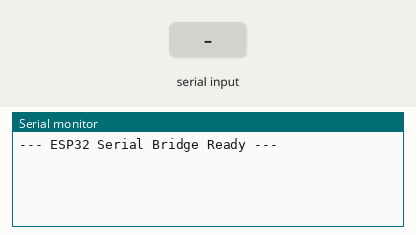
This sketch was run on a simulated ESP32. Shown: the last lines printed to the serial monitor. The test bench sets the inputs (shaded band).

Above: at 1.2 s.
1.3 s: "1" received over the second serial link
At 2.1 s:
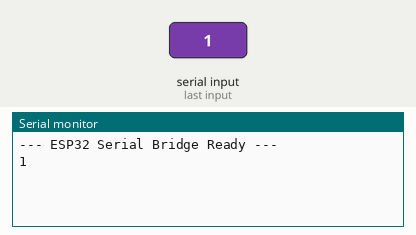
2.8 s: "0" received over the second serial link
At 3.3 s:
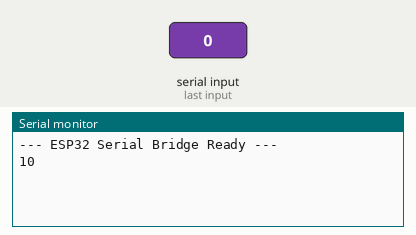

The sketch:

TEST_A7680C.ino
```cpp
// กำหนดพินที่ใช้ต่อกับโมดูล A76XX (ปรับเปลี่ยนขาให้ตรงกับวงจรจริงที่ต่ออยู่)
#define RXD2 16  // ขา RX2 ของ ESP32 -> ต่อเข้าขา TX/TXD ของโมดูล A76XX
#define TXD2 17  // ขา TX2 ของ ESP32 -> ต่อเข้าขา RX/RXD ของโมดูล A76XX

void setup() {
  Serial.begin(115200);                          // สื่อสารกับ Serial Monitor บน PC
  Serial2.begin(115200, SERIAL_8N1, RXD2, TXD2); // สื่อสารกับโมดูล A76XX

  Serial.println("\n--- ESP32 Serial Bridge Ready ---");
  #define PWRKEY_PIN 23  // ขา GPIO ที่ต่อเข้ากับ PWRKEY ของโมดูล

// ปรับการเปิดเครื่องให้สมบูรณ์ขึ้น
  //pinMode(PWRKEY_PIN, OUTPUT);
  //digitalWrite(PWRKEY_PIN, LOW);   // ดึง PWRKEY ลง GND เพื่อสั่งเปิด
  //delay(1500);                     // ค้างไว้ 1.5 วินาที
  //pinMode(PWRKEY_PIN, INPUT);      // ปลดขาลอยคืนสภาพปกติ (แทนการสั่ง HIGH)
  //delay(2000);

  // โค้ด Serial อื่นๆ ด้านล่างตามปกติ...
}

void loop() {
  // รับค่าจาก Serial Monitor บนคอมฯ แล้วส่งไปให้ โมดูล A76XX
  while (Serial.available()) {
    Serial2.write(Serial.read());
  }

  // รับค่าตอบกลับจาก โมดูล A76XX แล้วส่งกลับมาแสดงบน Serial Monitor
  while (Serial2.available()) {
    Serial.write(Serial2.read());
  }
}
//ทดสอบความพร้อมสื่อสาร
//พิมพ์ AT แล้วกด Enter หากขึ้น OK แสดงว่าการส่งและรับข้อมูลสมบูรณ์ 100% (หากขึ้นแค่ AT แต่ไม่มี OK ให้ลองพิมพ์ ATE1 แล้ว Enter ก่อนหนึ่งครั้ง)

//เปิดจ่ายไฟชิป GPS
//ส่งคำสั่ง AT+CGNSSPWR=1

//รอระบบโหลดเฟิร์มแวร์ (Dynamic Loading)
//รอประมาณ 8–10 วินาที (ห้ามส่งคำสั่งอื่นแทรก) จนกว่าจะมีข้อความแจ้งเตือนขึ้นว่า:
//+CGNSSPWR: READY!

//เริ่มแสดงค่าพิกัด NMEA
//เมื่อขึ้น READY! แล้ว ให้ส่งคำสั่ง AT+CGNSSTST=1 เพื่อเปิดการส่งค่าพิกัด GPS ออกมาแสดงบน Serial Monitor

//ขั้นตอนเปิดและเรียกดูพิกัด GPS

//1. สั่งเปิดไฟเลี้ยงชิป GPS:
//พิมพ์ AT+CGNSSPWR=1 แล้วกด Enter

//2. รอระบบโหลดเฟิร์มแวร์ (8–10 วินาที):
//รอจนกว่าจะมีข้อความ +CGNSSPWR: READY! เด้งขึ้นมาบน Serial Monitor

//3. เรียกดูพิกัดตำแหน่ง:
//พิมพ์ AT+CGNSSINFO แล้วกด Enter

//คำสั่ง AT ทางเลือก (หากต้องการลองสั่งผ่านคอม)

//AT+CPOWD=0

//AT+CPOWD

//AT+CPOF
```

Measured:
- after the input at 1.3 s, the serial monitor: prints a new line at once (image 1)
- after the input at 2.8 s, the serial monitor: prints a new line at once (image 2)
